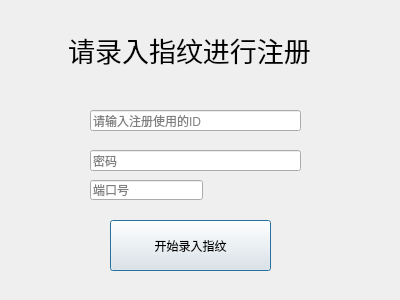
<?xml version="1.0" encoding="UTF-8"?>
<ui version="4.0">
 <class>Register</class>
 <widget class="QDialog" name="Register">
  <property name="geometry">
   <rect>
    <x>0</x>
    <y>0</y>
    <width>400</width>
    <height>300</height>
   </rect>
  </property>
  <property name="windowTitle">
   <string>Dialog</string>
  </property>
  <widget class="QLineEdit" name="accountEdit">
   <property name="geometry">
    <rect>
     <x>90</x>
     <y>110</y>
     <width>211</width>
     <height>21</height>
    </rect>
   </property>
   <property name="layoutDirection">
    <enum>Qt::LeftToRight</enum>
   </property>
   <property name="alignment">
    <set>Qt::AlignLeading|Qt::AlignLeft|Qt::AlignVCenter</set>
   </property>
   <property name="placeholderText">
    <string>请输入注册使用的ID</string>
   </property>
  </widget>
  <widget class="QPushButton" name="pushButton_register">
   <property name="geometry">
    <rect>
     <x>110</x>
     <y>220</y>
     <width>161</width>
     <height>51</height>
    </rect>
   </property>
   <property name="text">
    <string>开始录入指纹</string>
   </property>
  </widget>
  <widget class="QLabel" name="label">
   <property name="geometry">
    <rect>
     <x>40</x>
     <y>0</y>
     <width>299</width>
     <height>99</height>
    </rect>
   </property>
   <property name="font">
    <font>
     <family>楷体</family>
     <pointsize>20</pointsize>
    </font>
   </property>
   <property name="text">
    <string>请录入指纹进行注册</string>
   </property>
   <property name="alignment">
    <set>Qt::AlignCenter</set>
   </property>
  </widget>
  <widget class="QLineEdit" name="pwdEdit">
   <property name="geometry">
    <rect>
     <x>90</x>
     <y>150</y>
     <width>211</width>
     <height>21</height>
    </rect>
   </property>
   <property name="placeholderText">
    <string>密码</string>
   </property>
  </widget>
  <widget class="QLineEdit" name="portEdit">
   <property name="geometry">
    <rect>
     <x>90</x>
     <y>180</y>
     <width>113</width>
     <height>20</height>
    </rect>
   </property>
   <property name="text">
    <string/>
   </property>
   <property name="placeholderText">
    <string>端口号</string>
   </property>
  </widget>
 </widget>
 <resources/>
 <connections/>
</ui>
